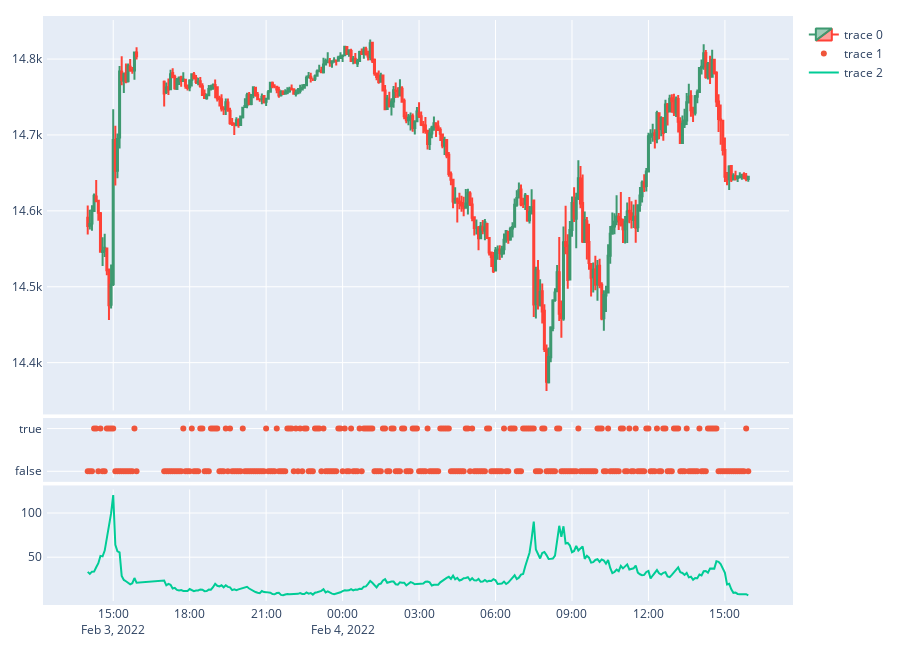

Source (notebook cell):
### Code cell
import plotly.graph_objects as go
from plotly.subplots import make_subplots

### Figure 1 — Plotly figure (JSON) as saved in the notebook; plotly's stock layout.template omitted (floating-point values rounded to 4 significant figures; data arrays with more than 128 entries replaced by an {"elided": "..."} marker saying what was removed)
{"data": [{"close": {"elided": "300 float values"}, "high": {"elided": "300 float values"}, "low": {"elided": "300 float values"}, "open": {"elided": "300 float values"}, "x": {"elided": "300 str values"}, "type": "candlestick", "xaxis": "x", "yaxis": "y"}, {"mode": "markers", "x": {"elided": "300 str values"}, "y": {"elided": "300 bool values"}, "type": "scatter", "xaxis": "x2", "yaxis": "y2"}, {"x": {"elided": "300 str values"}, "y": {"elided": "300 float values"}, "type": "scatter", "xaxis": "x3", "yaxis": "y3"}], "layout": {"xaxis": {"anchor": "y", "domain": [0.0, 1.0], "matches": "x3", "showticklabels": false, "rangeslider": {"visible": false}}, "yaxis": {"anchor": "x", "domain": [0.328, 1.0]}, "xaxis2": {"anchor": "y2", "domain": [0.0, 1.0], "matches": "x3", "showticklabels": false}, "yaxis2": {"anchor": "x2", "domain": [0.212, 0.308]}, "xaxis3": {"anchor": "y3", "domain": [0.0, 1.0]}, "yaxis3": {"anchor": "x3", "domain": [0.0, 0.192]}, "margin": {"l": 20, "r": 20, "b": 20, "t": 20, "pad": 4}, "height": 650}}
